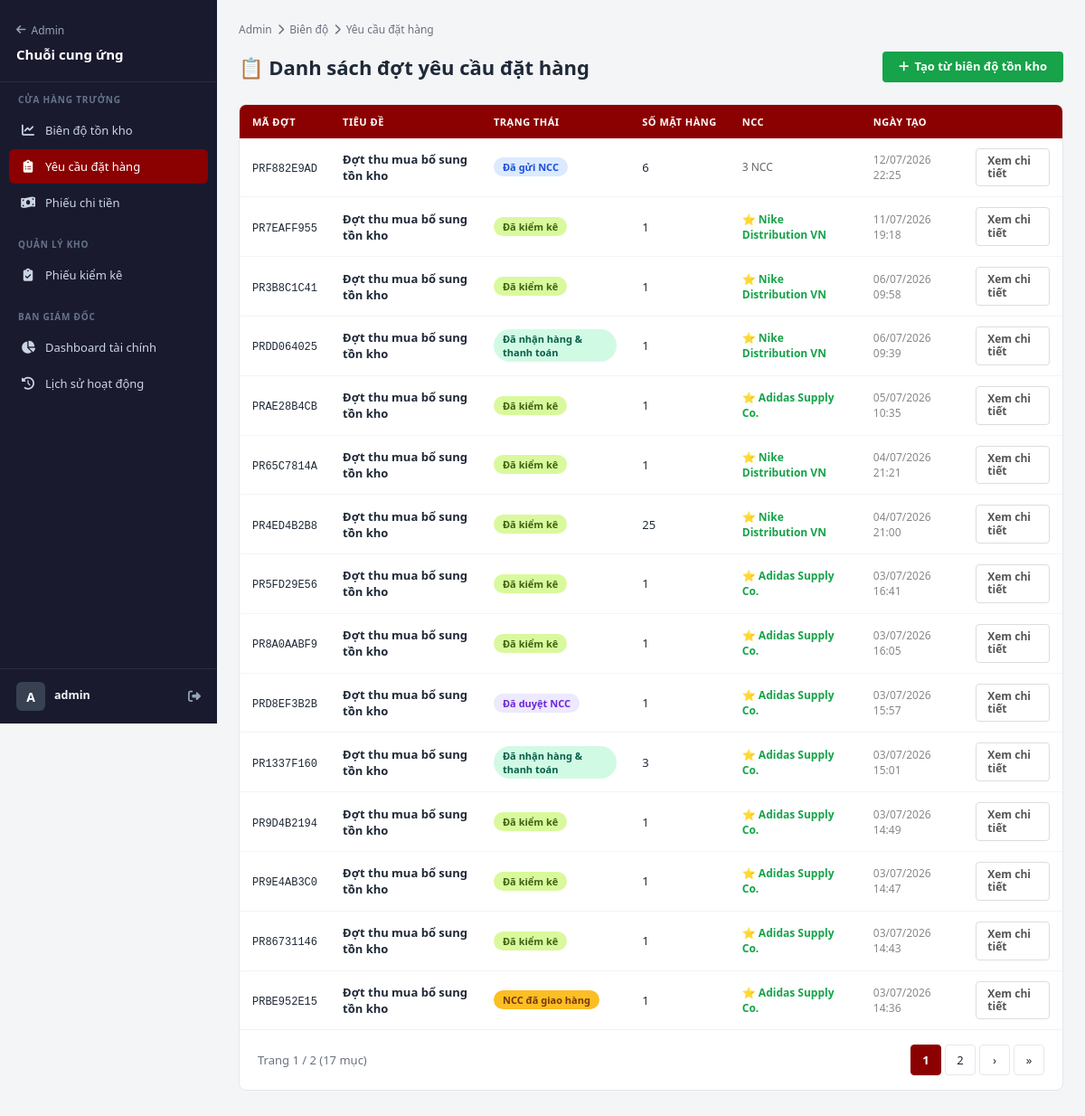
Page /supply/requests/ (signed in) on the committed database.
### apps/products/supply_models.py (models this page shows, shortened)
class PurchaseRequest(models.Model):
    class Status(models.TextChoices):
        DRAFT       = 'draft',       'Bản nháp'
        SENT        = 'sent',        'Đã gửi NCC'
        QUOTED      = 'quoted',      'NCC đã báo giá'
        APPROVED    = 'approved',    'Đã duyệt NCC'           # Phiếu kiểm kê được tạo tự động
        SHIPPED     = 'shipped',     'NCC đã giao hàng'       # (Deprecated - không dùng nữa)
        IN_CHECKING = 'in_checking', 'Đang kiểm kê'
        CHECKED     = 'checked',     'Đã kiểm kê'             # Đã duyệt phiếu kiểm kê, đã cộng kho
        RECEIVED    = 'received',    'Đã nhận hàng & thanh toán'
        CANCELLED   = 'cancelled',   'Đã hủy'
    code       = models.CharField(max_length=20, unique=True, blank=True)
    title      = models.CharField(max_length=200, default='Đợt thu mua bổ sung tồn kho')
    status     = models.CharField(max_length=20, choices=Status.choices, default=Status.DRAFT)
    note       = models.TextField(blank=True)
    created_by = models.ForeignKey(
        settings.AUTH_USER_MODEL, on_delete=models.SET_NULL,
        null=True, blank=True, related_name='purchase_requests',
    )
    suppliers  = models.ManyToManyField(
        Supplier, blank=True, verbose_name='Gửi đến NCC',
    )
    approved_supplier = models.ForeignKey(
        Supplier, on_delete=models.SET_NULL, null=True, blank=True,
        related_name='approved_requests', verbose_name='NCC được chọn',
    )
    approved_by  = models.ForeignKey(
        settings.AUTH_USER_MODEL, on_delete=models.SET_NULL,
        null=True, blank=True, related_name='approved_requests',
    )
    approved_at  = models.DateTimeField(null=True, blank=True)
    deadline     = models.DateField(null=True, blank=True, verbose_name='Hạn báo giá')
    created_at   = models.DateTimeField(auto_now_add=True)
    updated_at   = models.DateTimeField(auto_now=True)
    class Meta:
        verbose_name = 'Đợt yêu cầu đặt hàng'
        verbose_name_plural = 'Đợt yêu cầu đặt hàng'
        ordering = ['-created_at']
        permissions = [
            ('can_approve_purchase', 'Có thể duyệt đặt hàng'),
            ('can_receive_goods',    'Có thể nhận hàng'),
        ]

class Supplier(models.Model):
    name         = models.CharField(max_length=200, verbose_name='Tên NCC')
    contact_name = models.CharField(max_length=100, blank=True, verbose_name='Người liên hệ')
    phone        = models.CharField(max_length=20, blank=True)
    email        = models.EmailField(blank=True)
    address      = models.TextField(blank=True)
    note         = models.TextField(blank=True)
    is_active    = models.BooleanField(default=True)
    user         = models.OneToOneField(
        settings.AUTH_USER_MODEL, on_delete=models.SET_NULL,
        null=True, blank=True, related_name='supplier_profile',
        verbose_name='Tài khoản đăng nhập NCC',
    )
    created_at   = models.DateTimeField(auto_now_add=True)
    class Meta:
        verbose_name = 'Nhà cung cấp'
        verbose_name_plural = 'Nhà cung cấp'
        ordering = ['name']

### apps/products/supply_views.py (the view)
# urls.py: path('requests/', v.request_list, name='request_list'),
@login_required
def request_list(request):
    if not is_store_manager(request.user):
        return redirect("admin:index")
    qs = PurchaseRequest.objects.prefetch_related("items", "suppliers").order_by(
        "-created_at"
    )
    page_obj, paginator = paginate_queryset(request, qs, per_page=15)
    context = {"requests": page_obj.object_list}
    context.update(_pagination_context(request, page_obj, paginator))
    return render(request, "supply/request_list.html", context)

### templates/supply/request_list.html (shortened to what this page needs)
{% extends 'supply/base_supply.html' %}
{% load supply_admin %}
{% block supply_content %}
<nav class="supply-breadcrumb">
    <a href="{{ supply_paths.admin_index }}">Admin</a>
    <i class="fas fa-chevron-right"></i>
    <a href="{% supply_url 'analytics' %}">Biên độ</a>
    <i class="fas fa-chevron-right"></i>
    <span>Yêu cầu đặt hàng</span>
</nav>
<div class="supply-header">
    <h1 class="supply-title">📋 Danh sách đợt yêu cầu đặt hàng</h1>
    <a href="{% supply_url 'analytics' %}" class="btn-green">
        <i class="fas fa-plus"></i> Tạo từ biên độ tồn kho
    </a>
</div>
<div class="s-card">
    <div style="overflow-x:auto;">
    <table class="s-table">
        <thead>
            <tr>
                <th>Mã đợt</th>
                <th>Tiêu đề</th>
                <th>Trạng thái</th>
                <th>Số mặt hàng</th>
                <th>NCC</th>
                <th>Ngày tạo</th>
                <th></th>
            </tr>
        </thead>
        <tbody>
            {% for pr in requests %}
            <tr>
                <td><code style="font-size:12px;">{{ pr.code }}</code></td>
                <td style="font-weight:600;">{{ pr.title }}</td>
                <td><span class="badge badge-{{ pr.status }}">{{ pr.get_status_display }}</span></td>
                <td>{{ pr.items.count }}</td>
                <td style="font-size:12px;color:#666;">
                    {% if pr.approved_supplier %}
                    <span style="color:#16a34a;font-weight:600;">⭐ {{ pr.approved_supplier.name }}</span>
                    {% elif pr.suppliers.exists %}
                    {{ pr.suppliers.count }} NCC
                    {% else %}
                    <span style="color:#999;">Chưa gửi</span>
                    {% endif %}
                </td>
                <td style="font-size:12px;color:#888;">{{ pr.created_at|date:"d/m/Y H:i" }}</td>
                <td>
                    <a href="{% supply_url 'request_detail' pr.pk %}" class="btn-secondary" style="font-size:12px;padding:6px 12px;">
                        Xem chi tiết
                    </a>
                </td>
            </tr>
            {% endfor %}
        </tbody>
    </table>
    </div>
    {% include 'supply/_pagination.html' %}
</div>
{% endblock %}

### templates/supply/layout.html (shortened to what this page needs)
{% load static %}
<!DOCTYPE html>
<html lang="vi">
<head>
    <link rel="stylesheet" href="https://cdnjs.cloudflare.com/ajax/libs/font-awesome/6.6.0/css/all.min.css" />
    <link rel="stylesheet" href="{% static 'css/supply.css' %}" />
</head>
<body class="supply-body">
<div class="supply-app">
    <aside class="supply-sidebar">
        <div class="supply-brand">
            {% if user.is_superuser %}
            <a href="{{ supply_paths.admin_index }}">
                <i class="fas fa-arrow-left"></i> Admin
            </a>
            {% endif %}
            <strong>Chuỗi cung ứng</strong>
        </div>
        <nav class="supply-nav">
            {% if supply_is_manager %}
            <div class="supply-nav-group">
                <span class="supply-nav-label">Cửa hàng trưởng</span>
                <a href="{{ supply_paths.bien_do }}" class="supply-nav-link{% if request.path == supply_paths.bien_do %} active{% endif %}">
                    <i class="fas fa-chart-line"></i> Biên độ tồn kho
                </a>
                <a href="{{ supply_paths.request_list }}" class="supply-nav-link{% if '/supply/requests' in request.path %} active{% endif %}">
                    <i class="fas fa-clipboard-list"></i> Yêu cầu đặt hàng
                </a>
                <a href="{{ supply_paths.payment_voucher_list }}" class="supply-nav-link{% if '/supply/payment-vouchers' in request.path %} active{% endif %}">
                    <i class="fas fa-money-bill-wave"></i> Phiếu chi tiền
                </a>
            </div>
            {% endif %}
            {% if supply_is_warehouse_manager %}
            <div class="supply-nav-group">
                <span class="supply-nav-label">Quản lý kho</span>
                <a href="{{ supply_paths.inventory_check_list }}" class="supply-nav-link{% if '/supply/inventory-checks' in request.path %} active{% endif %}">
                    <i class="fas fa-clipboard-check"></i> Phiếu kiểm kê
                </a>
            </div>
            {% endif %}
            {% if supply_is_director %}
            <div class="supply-nav-group">
                <span class="supply-nav-label">Ban giám đốc</span>
                <a href="{% url 'supply:director_dashboard' %}" class="supply-nav-link{% if '/supply/dashboard/' in request.path %} active{% endif %}">
                    <i class="fas fa-chart-pie"></i> Dashboard tài chính
                </a>
                <a href="{% url 'supply:activity_log' %}" class="supply-nav-link{% if '/supply/activity-log/' in request.path %} active{% endif %}">
                    <i class="fas fa-history"></i> Lịch sử hoạt động
                </a>
            </div>
            {% endif %}
        </nav>
        {% if user.is_authenticated %}
        <div class="supply-user">
            <div class="supply-user-avatar">
                {% if supply_supplier %}
                    {{ supply_supplier.name|slice:":1"|upper }}
                {% else %}
                    {{ user.username|slice:":1"|upper }}
                {% endif %}
            </div>
            <div class="supply-user-info">
                <span class="supply-user-name">
                    {% if supply_supplier %}
                        {{ supply_supplier.name }}
                    {% else %}
                        {{ user.get_full_name|default:user.username }}
                    {% endif %}
                </span>
            </div>
            <div class="supply-user-actions">
                <form method="post" action="{% url 'admin:logout' %}" style="display: inline; margin: 0; padding: 0;">
                    <button type="submit" title="Đăng xuất" style="background: none; border: none; color: inherit; padding: 0; cursor: pointer; font: inherit; display: flex; align-items: center;">
                        <i class="fas fa-right-from-bracket"></i>
                    </button>
                </form>
            </div>
        </div>
        {% endif %}
    </aside>
    <main class="supply-main">
        <div class="supply-page">
            {% block supply_content %}{% endblock %}
        </div>
    </main>
</div>
</body>
</html>

### rows in the picture
PurchaseRequest: code "PRF882E9AD", title "Đợt thu mua bổ sung tồn kho", status "Đã gửi NCC", items.count "6", suppliers.count "3", created_at "12/07/2026 22:25"
PurchaseRequest: code "PR7EAFF955", title "Đợt thu mua bổ sung tồn kho", status "Đã kiểm kê", items.count "1", approved_supplier.name "Nike Distribution VN", created_at "11/07/2026 19:18"
PurchaseRequest: code "PR3B8C1C41", title "Đợt thu mua bổ sung tồn kho", status "Đã kiểm kê", items.count "1", approved_supplier.name "Nike Distribution VN", created_at "06/07/2026 09:58"
PurchaseRequest: code "PRDD064025", title "Đợt thu mua bổ sung tồn kho", status "Đã nhận hàng & thanh toán", items.count "1", approved_supplier.name "Nike Distribution VN", created_at "06/07/2026 09:39"
PurchaseRequest: code "PRAE28B4CB", title "Đợt thu mua bổ sung tồn kho", status "Đã kiểm kê", items.count "1", approved_supplier.name "Adidas Supply Co.", created_at "05/07/2026 10:35"
PurchaseRequest: code "PR65C7814A", title "Đợt thu mua bổ sung tồn kho", status "Đã kiểm kê", items.count "1", approved_supplier.name "Nike Distribution VN", created_at "04/07/2026 21:21"
PurchaseRequest: code "PR4ED4B2B8", title "Đợt thu mua bổ sung tồn kho", status "Đã kiểm kê", items.count "25", approved_supplier.name "Nike Distribution VN", created_at "04/07/2026 21:00"
PurchaseRequest: code "PR5FD29E56", title "Đợt thu mua bổ sung tồn kho", status "Đã kiểm kê", items.count "1", approved_supplier.name "Adidas Supply Co.", created_at "03/07/2026 16:41"
PurchaseRequest: code "PR8A0AABF9", title "Đợt thu mua bổ sung tồn kho", status "Đã kiểm kê", items.count "1", approved_supplier.name "Adidas Supply Co.", created_at "03/07/2026 16:05"
PurchaseRequest: code "PRD8EF3B2B", title "Đợt thu mua bổ sung tồn kho", status "Đã duyệt NCC", items.count "1", approved_supplier.name "Adidas Supply Co.", created_at "03/07/2026 15:57"
PurchaseRequest: code "PR1337F160", title "Đợt thu mua bổ sung tồn kho", status "Đã nhận hàng & thanh toán", items.count "3", approved_supplier.name "Adidas Supply Co.", created_at "03/07/2026 15:01"
PurchaseRequest: code "PR9D4B2194", title "Đợt thu mua bổ sung tồn kho", status "Đã kiểm kê", items.count "1", approved_supplier.name "Adidas Supply Co.", created_at "03/07/2026 14:49"
PurchaseRequest: code "PR9E4AB3C0", title "Đợt thu mua bổ sung tồn kho", status "Đã kiểm kê", items.count "1", approved_supplier.name "Adidas Supply Co.", created_at "03/07/2026 14:47"
PurchaseRequest: code "PR86731146", title "Đợt thu mua bổ sung tồn kho", status "Đã kiểm kê", items.count "1", approved_supplier.name "Adidas Supply Co.", created_at "03/07/2026 14:43"
PurchaseRequest: code "PRBE952E15", title "Đợt thu mua bổ sung tồn kho", status "NCC đã giao hàng", items.count "1", approved_supplier.name "Adidas Supply Co.", created_at "03/07/2026 14:36"

### other values in the picture
{{ user.username|slice:":1"|upper }} "A"
{{ user.get_full_name|default:user.username }} "admin"
{{ page_obj.number }} "1"
{{ page_obj.paginator.num_pages }} "2"
{{ page_obj.paginator.count }} "17"
{{ p }} "1"
{{ p }} "2"
